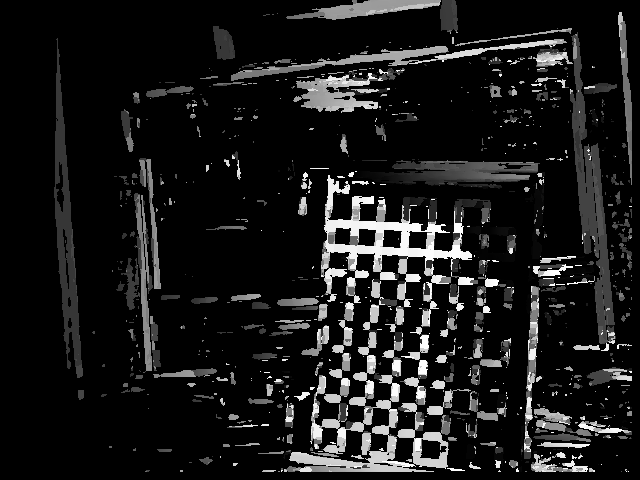
#> input picture zncc/stereo_gray2.png, 640 x 480 px
$ python RANSAC.py
#> lines starting #> are read from the running program, lines starting #| are printed output that depends on the picture; after the words box and inside, x2 and y2 are one past the last pixel; in counts of white or black regions, pixels touching at a corner belong together
import numpy as np
import cv2

def ransac():
    img = cv2.imread("stereo_gray2.png",0)
#> img is the input picture: shape (480, 640); min 0, max 255, mean 25.7
    w,h = img.shape[:2]
#> w = 480; h = 640
    print(h,w)
#| 640 480
    pnt1 = []
    pnt2 = []
    for i in range(h):
        for j in range(w):
            if img[j,i]==0:
                continue
            dist = img[j,i]
            pnt1.append((i,j))
            pnt2.append((i,j+dist))
            img[j,i] = 0
#> img: shape (480, 640); 19.84% of pixels changed, all inside (x1, y1, x2, y2) = (54, 0, 632, 472)
#> after the loop, pnt1 = 60937 items; pnt2 = 60937 items
    pnt1 = np.float32(pnt1)
#> pnt1 = 60937 pairs, first value 54 to 631, second value 0 to 471
    pnt2 = np.float32(pnt2)
#> pnt2 = 60937 pairs, first value 54 to 631, second value 59 to 725
    print(pnt1)
#> (printed output is left out)
    print(pnt2)
#> (printed output is left out)
    F, mask = cv2.findFundamentalMat(pnt1,pnt2,cv2.LMEDS)
#> F = [[-2.77e-21, 4.93e-21, 0.00442], [-9.86e-21, -2.47e-21, 3.8e-18], [-0.00442, -6.79e-19, -8.88e-16]]
    print(mask)
#> (printed output is left out)

    print(pnt1.shape)
#| (60937, 2)
    pnt1 = pnt1[mask.ravel()==1]
    pnt2 = pnt2[mask.ravel()==1]
    print(pnt1.shape)
#| (60937, 2)
    for k,pt in enumerate(pnt1):
        i,j = map(int,pt)
        img[j,i] = pnt2[k,1] - i
#> this loop made 60937 passes
#> (i, j) on passes 1 to 3: (54, 187), (54, 188), (54, 189)
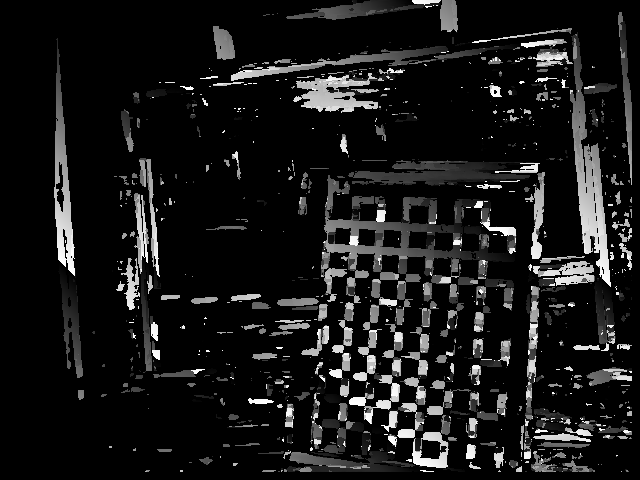
#> img: shape (480, 640); min 0, max 255, mean 24.4
    cv2.imshow("test",img)
    cv2.waitKey(0)
def main():

    ransac()


if __name__=="__main__":
    main()

$ run again, with zncc/stereo_gray1.png copied over zncc/stereo_gray2.png
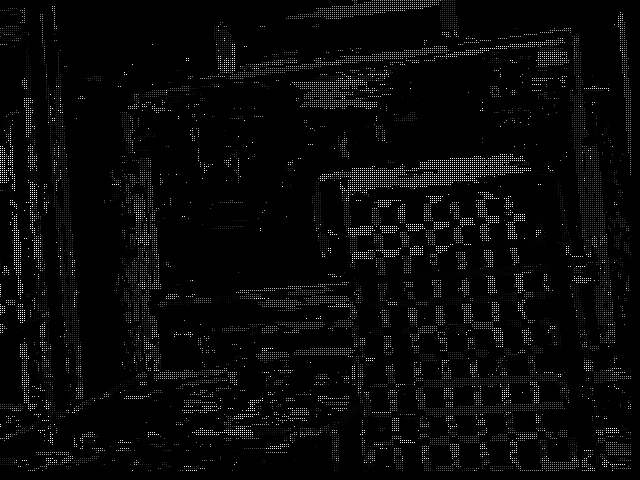
#> input picture zncc/stereo_gray1.png, 640 x 480 px
#> in ransac, img is the input picture: shape (480, 640); min 0, max 255, mean 7.9
#| 640 480
#> after the loop in ransac, `for i in range(h):`: pnt1 = 20699 items
#> in ransac, `pnt1 = np.float32(pnt1)`: pnt1 = 20699 pairs, first value 0 to 630, second value 0 to 470
#> in ransac, `pnt2 = np.float32(pnt2)`: pnt2 = 20699 pairs, first value 0 to 630, second value 28 to 725
#> (printed output is left out)
#> (printed output is left out)
#> F = [[-4.71e-21, -2.12e-20, 0.00726], [1.88e-20, -9.42e-21, -6.35e-18], [-0.00726, 1.39e-17, 0]]
#> (printed output is left out)
#| (20699, 2)
#| (20699, 2)
#> the loop in ransac, `for k,pt in enumerate(pnt1):` made 20699 passes
#> (pt, j) on passes 1 to 3: ([0, 10], 10), ([0, 16], 16), ([0, 28], 28)
#> after the loop in ransac, `for k,pt in enumerate(pnt1):`:
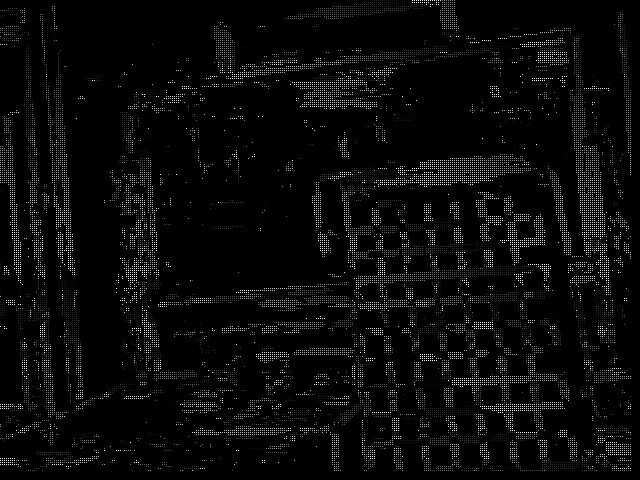
#> img: shape (480, 640); min 0, max 255, mean 8.7
